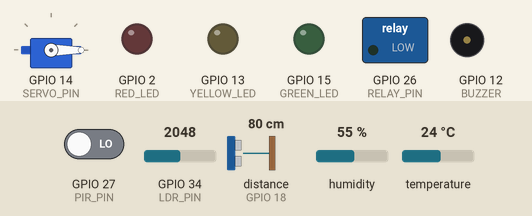
Bench run of a sketch on a simulated ESP32. Parts: servo, switched loads named in the sketch (green lamp = pin HIGH), output pins drawn as LEDs (lit = HIGH), buzzer (waves = sounding, pin HIGH). Wiring (from diagram.json): ultrasonic range finder: trigger GPIO 5; echo GPIO 18. The inputs (shaded band) are chosen by the test bench; at power-on: GPIO 27 (PIR_PIN) LOW, distance to the obstacle (sensor on GPIO 18) 80 cm, temperature 24 °C, GPIO 34 (LDR_PIN) = 2048, humidity 55 %. The echo pulse lasts 58.3 µs per cm; WiFi joins after 1.5 s; servers stay silent unless stated; no MQTT or app messages arrive unless stated; pins used as bus, display or sensor lines are not drawn; what the sketch prints to the serial monitor is not drawn.

Above: at 2.7 s.
2.8 s: GPIO 27 (PIR_PIN) driven HIGH
At 5.1 s:
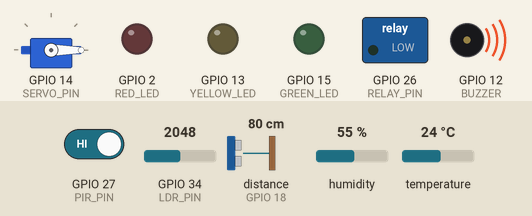
12.0 s: distance to the obstacle (sensor on GPIO 18) set to 23 cm
13.5 s: distance to the obstacle (sensor on GPIO 18) set to 18 cm
At 15.4 s:
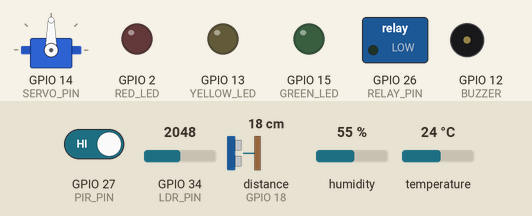
22.7 s: temperature set to 29.7 °C
27.2 s: temperature set to 30.8 °C
At 31.4 s:
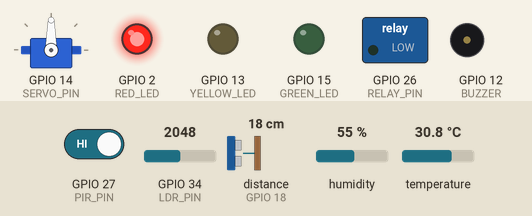
36.4 s: GPIO 34 (LDR_PIN) set to 520
39.5 s: GPIO 34 (LDR_PIN) set to 475
At 40.3 s:
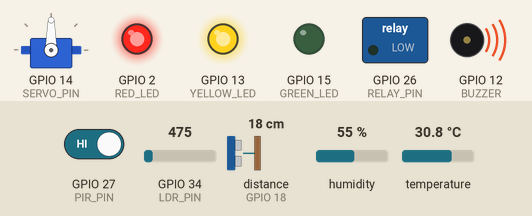
Timing chart, 0 to 49.5 s (numbered marks = the images above; inputs shaded):
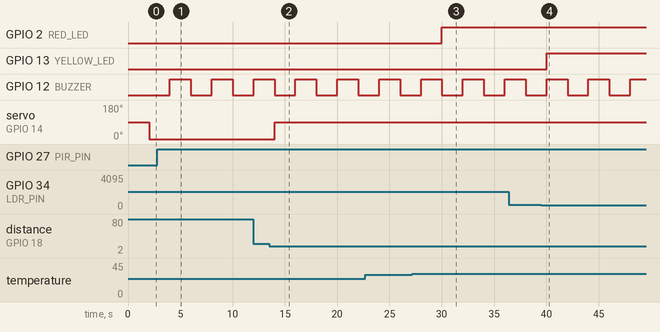

The sketch:

sketch.ino
```cpp
#include <WiFi.h>
#include <PubSubClient.h>
#include <ArduinoJson.h>
#include <DHT.h>
#include <ESP32Servo.h>

// ================= WIFI =================
const char* ssid = "Wokwi-GUEST";
const char* password = "";

// ================= MQTT =================
const char* mqtt_server = "test.mosquitto.org";
const int mqtt_port = 1883;
const char* prefix = "team_env/";

WiFiClient espClient;
PubSubClient client(espClient);

// ================= PINS =================
#define DHTPIN 4
#define DHTTYPE DHT22
#define LDR_PIN 34
#define PIR_PIN 27
#define TRIG_PIN 5
#define ECHO_PIN 18

#define RED_LED 2
#define GREEN_LED 15
#define YELLOW_LED 13
#define BUZZER 12
#define SERVO_PIN 14
#define RELAY_PIN 26

DHT dht(DHTPIN, DHTTYPE);
Servo myServo;

// ================= VARIABLES =================
float tempMax = 30.0;
int lightMin = 500;
float distMin = 20.0;

unsigned long lastSensorRead = 0;
unsigned long lastHeartbeat = 0;
const long sensorInterval = 2000;
const long heartbeatInterval = 10000;

bool buzzerActive = false;
unsigned long buzzerStart = 0;

bool manualRed = false;
bool manualGreen = false;
bool manualYellow = false;
bool manualRelay = false;
bool manualServo = false;

int servoAngle = 0;

// ====================================================
// WIFI
// ====================================================
void setupWiFi() {
  WiFi.begin(ssid, password);
  Serial.print("Connecting to WiFi");
  while (WiFi.status() != WL_CONNECTED) {
    delay(500);
    Serial.print(".");
  }
  Serial.println("\nWiFi Connected");
}

// ====================================================
// MQTT RECONNECT
// ====================================================
void reconnect() {
  while (!client.connected()) {
    Serial.print("Connecting MQTT...");
    if (client.connect("ESP32_Client")) {
      Serial.println("Connected");

      client.subscribe((String(prefix) + "actuators/#").c_str());
      client.subscribe((String(prefix) + "config/#").c_str());

    } else {
      Serial.print("Failed, retrying...");
      delay(2000);
    }
  }
}

// ====================================================
// MQTT CALLBACK
// ====================================================
void callback(char* topic, byte* payload, unsigned int length) {

  StaticJsonDocument<256> doc;
  deserializeJson(doc, payload, length);

  String topicStr = String(topic);

  // LED control
  if (topicStr.endsWith("actuators/led")) {
    String color = doc["color"];
    String state = doc["state"];

    if (color == "red") {
      manualRed = true;
      digitalWrite(RED_LED, state == "on");
    }
    if (color == "green") {
      manualGreen = true;
      digitalWrite(GREEN_LED, state == "on");
    }
    if (color == "yellow") {
      manualYellow = true;
      digitalWrite(YELLOW_LED, state == "on");
    }
  }

  // Buzzer
  if (topicStr.endsWith("actuators/buzzer")) {
    digitalWrite(BUZZER, doc["state"] == "on");
  }

  // Servo
  if (topicStr.endsWith("actuators/servo")) {
    servoAngle = doc["angle"];
    manualServo = true;
    myServo.write(servoAngle);
  }

  // Relay
  if (topicStr.endsWith("actuators/relay")) {
    manualRelay = true;
    digitalWrite(RELAY_PIN, doc["state"] == "on");
  }

  // Threshold update
  if (topicStr.endsWith("config/thresholds")) {
    tempMax = doc["temp_max"];
    lightMin = doc["light_min"];
    distMin = doc["dist_min"];
  }
}

// ====================================================
// SENSOR READ
// ====================================================
void readSensors() {

  float temperature = dht.readTemperature();
  float humidity = dht.readHumidity();
  int light = analogRead(LDR_PIN);
  bool motion = digitalRead(PIR_PIN);

  // Ultrasonic
  digitalWrite(TRIG_PIN, LOW);
  delayMicroseconds(2);
  digitalWrite(TRIG_PIN, HIGH);
  delayMicroseconds(10);
  digitalWrite(TRIG_PIN, LOW);
  long duration = pulseIn(ECHO_PIN, HIGH);
  float distance = duration * 0.034 / 2;

  // ================= AUTO RULES =================
  if (!manualRed)
    digitalWrite(RED_LED, temperature > tempMax);

  if (!manualYellow)
    digitalWrite(YELLOW_LED, light < lightMin);

  if (motion && !buzzerActive) {
    digitalWrite(BUZZER, HIGH);
    buzzerActive = true;
    buzzerStart = millis();
  }

if (!manualServo) {
  if (distance < distMin) {
    myServo.write(90);
  } else {
    myServo.write(0);
  }
}

  if (buzzerActive && millis() - buzzerStart > 2000) {
    digitalWrite(BUZZER, LOW);
    buzzerActive = false;
  }

  // ================= MQTT PUBLISH =================

  StaticJsonDocument<128> doc;

  doc["value"] = temperature;
  doc["unit"] = "C";
  publish("sensors/temperature", doc);

  doc.clear();
  doc["value"] = humidity;
  doc["unit"] = "%";
  publish("sensors/humidity", doc);

  doc.clear();
  doc["value"] = light;
  publish("sensors/light", doc);

  doc.clear();
  doc["detected"] = motion;
  publish("sensors/motion", doc);

  doc.clear();
  doc["value"] = distance;
  doc["unit"] = "cm";
  publish("sensors/distance", doc);

  Serial.println("Sensors updated");
}

// ====================================================
void publish(String topic, StaticJsonDocument<128>& doc) {
  char buffer[128];
  serializeJson(doc, buffer);
  client.publish((String(prefix) + topic).c_str(), buffer);
}

// ====================================================
// HEARTBEAT
// ====================================================
void sendHeartbeat() {
  StaticJsonDocument<128> doc;
  doc["uptime"] = millis() / 1000;
  doc["rssi"] = WiFi.RSSI();
  doc["free_heap"] = ESP.getFreeHeap();

  publish("system/status", doc);
}

// ====================================================
// SETUP
// ====================================================
void setup() {

  Serial.begin(115200);

  pinMode(PIR_PIN, INPUT);
  pinMode(TRIG_PIN, OUTPUT);
  pinMode(ECHO_PIN, INPUT);

  pinMode(RED_LED, OUTPUT);
  pinMode(GREEN_LED, OUTPUT);
  pinMode(YELLOW_LED, OUTPUT);
  pinMode(BUZZER, OUTPUT);
  pinMode(RELAY_PIN, OUTPUT);

  dht.begin();
  myServo.attach(SERVO_PIN);

  setupWiFi();

  client.setServer(mqtt_server, mqtt_port);
  client.setCallback(callback);
}

// ====================================================
// LOOP
// ====================================================
void loop() {

  if (!client.connected())
    reconnect();

  client.loop();

  if (millis() - lastSensorRead > sensorInterval) {
    lastSensorRead = millis();
    readSensors();
  }

  if (millis() - lastHeartbeat > heartbeatInterval) {
    lastHeartbeat = millis();
    sendHeartbeat();
  }
}
```

Measured:
- the behaviour switches between 21 and 20 cm on distance to the obstacle (sensor on GPIO 18) (found by bisection; images 1 and 2)
- the behaviour switches between 30 and 30.1 °C on temperature (found by bisection; images 2 and 3)
- the behaviour switches between 500 and 499 on GPIO 34 (LDR_PIN) (found by bisection; images 3 and 4)
- after the input at 2.8 s, GPIO 12 (BUZZER): alternates HIGH for 2.0 s and LOW for 2.0 s, starting after 1.2 s
- after the input at 13.5 s, servo on GPIO 14 (SERVO_PIN): 0° → 90° after 0.52 s
- after the input at 27.2 s, GPIO 2 (RED_LED): LOW → HIGH after 2.8 s
- after the input at 39.5 s, GPIO 13 (YELLOW_LED): LOW → HIGH after 0.52 s
